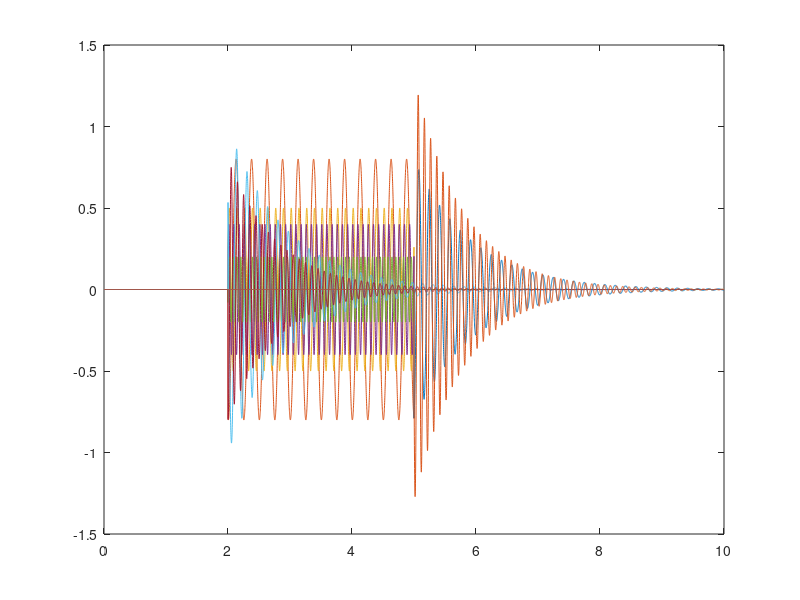
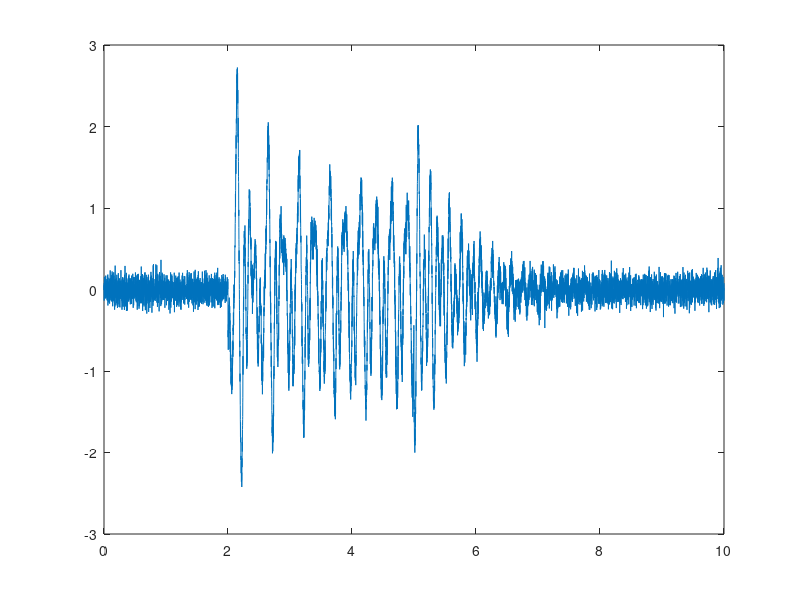

Write the MATLAB code that produced these figures, in order. (Note: this script raises an error after producing the figures.)
% natural freqs 
Fnat = [6, 10];
Znat = 0.01 * [2.8, 2];
Ampl_nat = [1, 0.8; 0.8, 1.3];
Phi_nat = [1, 3; -3, 2];

% train
Ftrain = 4;
Freqs_train = Ftrain * (0:4);
Ampl_train = [0., 0.8, 0.5, 0.4, 0.2];
Phi_train = [0, 3, -1, -1, -2];

% times
t0 = 0;
tf = 10;
t1 = 2;
t2 = 5;
t = linspace(t0, tf, 10000);

% signal
x_train = Ampl_train' .* cos(2*pi* Freqs_train' * t + Phi_train') .* (t>=t1 & t<=t2);
x_nat_1 = Ampl_nat(1, :)' .* cos(2*pi* Fnat' * (t-t1) + Phi_nat(1, :)') .* exp(-2*pi * (Znat'.*Fnat') * (t-t1)) .* (t>=t1);
x_nat_2 = Ampl_nat(2, :)' .* cos(2*pi* Fnat' * (t-t2) + Phi_nat(2, :)') .* exp(-2*pi * (Znat'.*Fnat') * (t-t2)) .* (t>=t2);

x = sum(x_train) + sum(x_nat_1) + sum(x_nat_2);



% figures
figure;
plot(t, x_train);
hold on
plot(t, x_nat_1);
plot(t, x_nat_2);

figure;
plt = plot(t, x + 0.1*randn(size(x)));



% wavelet
fmin = 2;
fmax = 18;
Q = 15;
MaxRidges = 8;
WaveletMenu('WaveletPlot', plt, 'fmin', fmin, 'fmax', fmax, 'Q', Q, 'MaxRidges', MaxRidges, 'MaxParallelRidges', inf);
